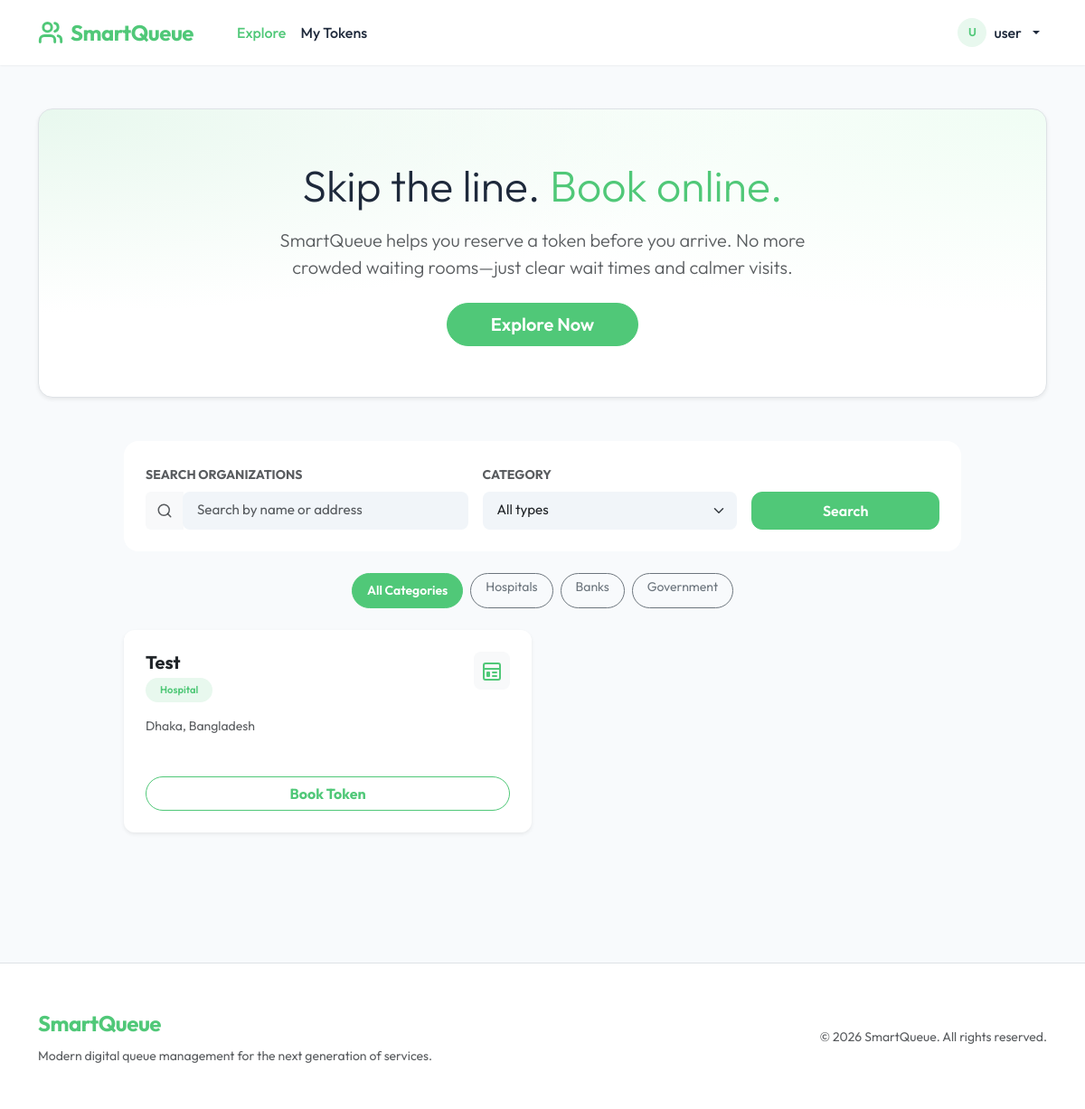
/ (signed in), run on an earlier commit of the app's database.
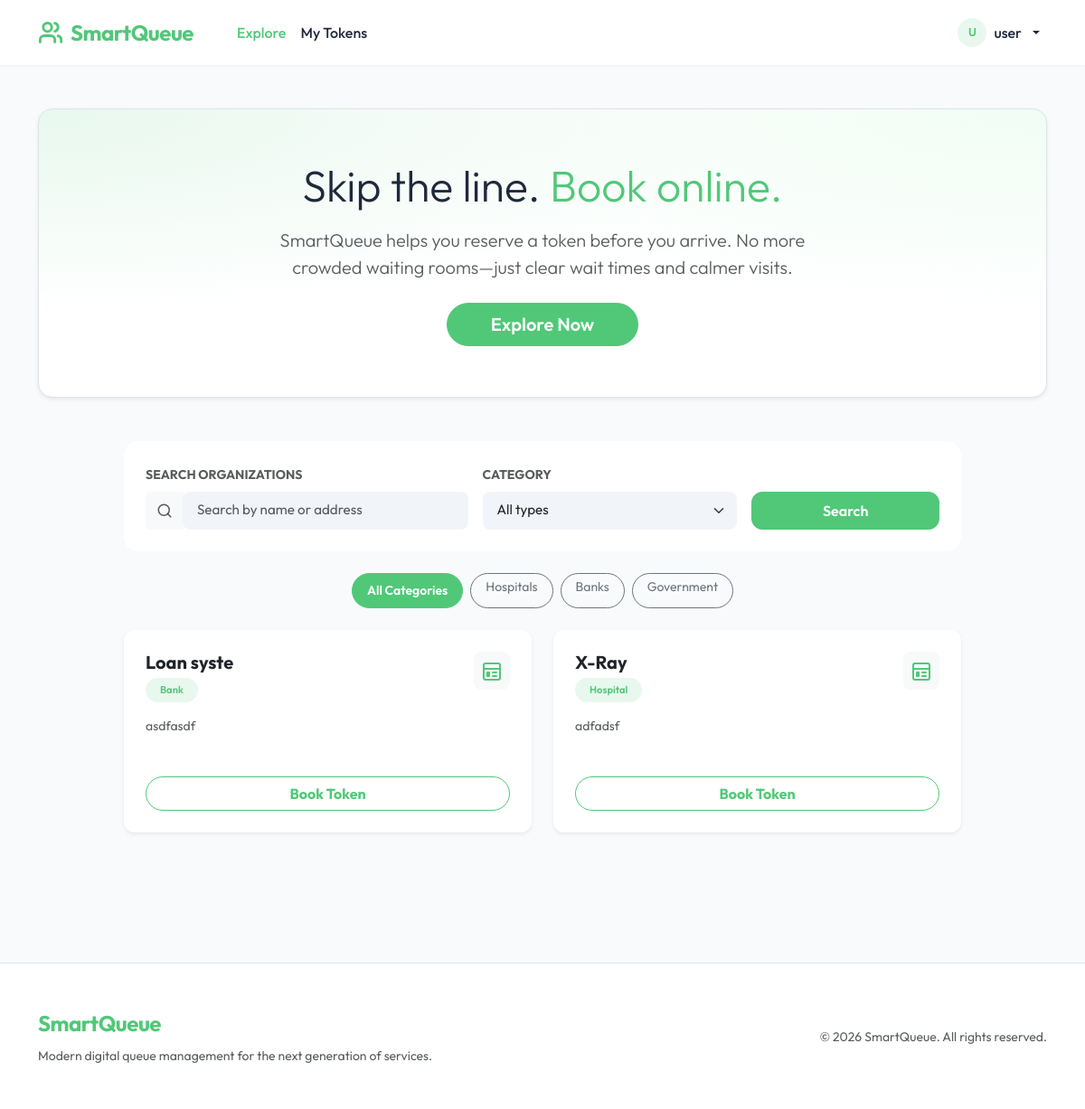
And on a later commit of the database.
### apps/organizations/models.py (models this page shows, shortened)
class Organization(models.Model):
    TYPE_HOSPITAL = 'hospital'
    TYPE_BANK = 'bank'
    TYPE_GOVT = 'govt'
    TYPE_CHOICES = [
        (TYPE_HOSPITAL, 'Hospital'),
        (TYPE_BANK, 'Bank'),
        (TYPE_GOVT, 'Government'),
    ]
    name = models.CharField(max_length=200)
    slug = models.SlugField(max_length=220, unique=True)
    type = models.CharField(max_length=20, choices=TYPE_CHOICES)
    address = models.TextField()
    phone = models.CharField(max_length=15)
    email = models.EmailField()
    max_daily_tokens = models.IntegerField(default=100)
    is_active = models.BooleanField(default=True)
    organizers = models.ManyToManyField(
        settings.AUTH_USER_MODEL,
        related_name='managed_organizations',
        blank=True
    )
    created_at = models.DateTimeField(auto_now_add=True)
    class Meta:
        ordering = ['name']

### apps/organizations/views.py (the view, shortened to what this page needs)
# urls.py: path('', views.OrganizationListView.as_view(), name='organization_list'),
class OrganizationListView(ListView):
    model = Organization
    template_name = 'home.html'
    context_object_name = 'organizations'
    def get_queryset(self):
        queryset = super().get_queryset().filter(is_active=True)
        self.form = OrganizationSearchForm(self.request.GET or None)
        return queryset
    def get_context_data(self, **kwargs):
        context = super().get_context_data(**kwargs)
        context['form'] = self.form
        is_organizer = False
        if self.request.user.is_authenticated:
            is_organizer = self.request.user.profile.role == 'organizer' or self.request.user.is_staff
        context['is_organizer'] = is_organizer
        return context

### apps/organizations/forms.py
class OrganizationSearchForm(forms.Form):
    q = forms.CharField(
        required=False,
        label='Search',
        widget=forms.TextInput(attrs={'class': 'form-control', 'placeholder': 'Search by name or address'}),
    )
    type = forms.ChoiceField(
        required=False,
        widget=forms.Select(attrs={'class': 'form-select'}),
        choices=[
            ('', 'All types'),
            ('hospital', 'Hospital'),
            ('bank', 'Bank'),
            ('govt', 'Government'),
        ],
    )

### apps/templates/home.html
{% extends "organizations/organization_list.html" %}

### apps/templates/organizations/organization_list.html (shortened to what the changed rows need)
{% extends "base.html" %}
{% block content %}
    {% if is_organizer %}
    <div class="card border-0 shadow-sm p-4 mb-5 bg-primary-light" style="border-radius: 20px;">
        <div class="card-body d-flex flex-column flex-md-row justify-content-between align-items-center gap-4">
            <div>
                <h4 class="fw-bold text-primary mb-1">Welcome back, Organizer!</h4>
                <p class="mb-0 text-muted">Manage your organizations, services, and live queue from your portal.</p>
            </div>
            <div class="d-flex gap-2">
                <a href="{% url 'organizations:organizer_org_list' %}" class="btn btn-primary px-4">Management Portal</a>
                <a href="{% url 'organizations:organization_create' %}" class="btn btn-outline-primary px-4">Create New Org</a>
            </div>
        </div>
    </div>
    {% else %}
    <div class="py-5 mb-5 text-center bg-white rounded-4 shadow-sm border" style="background-image: radial-gradient(at 0% 0%, #e8f8ee 0, transparent 50%), radial-gradient(at 100% 0%, #f0fdf4 0, transparent 50%);">
        <div class="container py-2">
            <h1 class="display-5 fw-extrabold text-main mb-3">Skip the line. <span class="text-primary">Book online.</span></h1>
        </div>
    </div>
    {% endif %}
    <div id="explore" class="mb-5">
        <div class="row justify-content-center">
            <div class="col-lg-10">
                <div class="row row-cols-1 row-cols-md-2 g-4">
                    {% for org in organizations %}
                        <div class="col">
                            <div class="card h-100 border-0 shadow-sm hover-translate">
                                <div class="card-body p-4">
                                    <div class="d-flex justify-content-between align-items-start mb-3">
                                        <div>
                                            <h2 class="h5 fw-bold mb-1">{{ org.name }}</h2>
                                            <span class="badge bg-primary-light text-primary text-capitalize fw-semibold px-3 py-2 rounded-pill" style="font-size: 0.7rem;">{{ org.get_type_display }}</span>
                                        </div>
                                        <div class="bg-light rounded-3 p-2">
                                        </div>
                                    </div>
                                    <p class="card-text text-muted small mb-4 line-clamp-2" style="height: 3em; overflow: hidden; display: -webkit-box; -webkit-line-clamp: 2; -webkit-box-orient: vertical;">{{ org.address }}</p>
                                    <div class="d-grid">
                                        <a class="btn btn-outline-primary rounded-pill fw-bold" href="{% url 'organizations:organization_detail' org.slug %}">
                                            Book Token
                                        </a>
                                    </div>
                                </div>
                            </div>
                        </div>
                    {% endfor %}
                </div>
            </div>
        </div>
    </div>
{% endblock %}

What changed in the data, as far as the page shows it:
removed Organization: name "Test", type "Hospital", address "Dhaka, Bangladesh"
added Organization: name "Loan syste", type "Bank", address "asdfasdf"
added Organization: name "X-Ray", type "Hospital", address "adfadsf"
